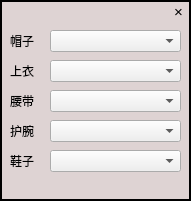
     <widget class="QGroupBox" name="groupBox_25">
      <property name="geometry">
       <rect>
        <x>1250</x>
        <y>410</y>
        <width>191</width>
        <height>201</height>
       </rect>
      </property>
      <property name="styleSheet">
       <string notr="true">QGroupBox{
	border-color: rgb(65, 54, 100);
	border: 2px solid;
	background-color: rgb(222, 211, 211)
}</string>
      </property>
      <property name="title">
       <string/>
      </property>
      <widget class="QPushButton" name="equip_close_button_4">
       <property name="geometry">
        <rect>
         <x>168</x>
         <y>2</y>
         <width>21</width>
         <height>20</height>
        </rect>
       </property>
       <property name="sizePolicy">
        <sizepolicy hsizetype="Fixed" vsizetype="Fixed">
         <horstretch>0</horstretch>
         <verstretch>0</verstretch>
        </sizepolicy>
       </property>
       <property name="font">
        <font>
         <pointsize>11</pointsize>
        </font>
       </property>
       <property name="styleSheet">
        <string notr="true">QPushButton{

	border-color: rgb(222, 211, 211);
	border: 0px solid;
	background-color: rgb(222, 211, 211);

}
QPushButton:hover{
	
	background-color: rgb(255, 104, 104)
}</string>
       </property>
       <property name="text">
        <string>×</string>
       </property>
      </widget>
      <widget class="QComboBox" name="comboBox_11">
       <property name="geometry">
        <rect>
         <x>50</x>
         <y>150</y>
         <width>131</width>
         <height>22</height>
        </rect>
       </property>
      </widget>
      <widget class="QComboBox" name="comboBox_9">
       <property name="geometry">
        <rect>
         <x>50</x>
         <y>90</y>
         <width>131</width>
         <height>22</height>
        </rect>
       </property>
      </widget>
      <widget class="QLabel" name="label_169">
       <property name="geometry">
        <rect>
         <x>10</x>
         <y>90</y>
         <width>31</width>
         <height>22</height>
        </rect>
       </property>
       <property name="text">
        <string>腰带</string>
       </property>
      </widget>
      <widget class="QComboBox" name="comboBox_7">
       <property name="geometry">
        <rect>
         <x>50</x>
         <y>30</y>
         <width>131</width>
         <height>22</height>
        </rect>
       </property>
      </widget>
      <widget class="QLabel" name="label_174">
       <property name="geometry">
        <rect>
         <x>10</x>
         <y>150</y>
         <width>31</width>
         <height>22</height>
        </rect>
       </property>
       <property name="text">
        <string>鞋子</string>
       </property>
      </widget>
      <widget class="QLabel" name="label_173">
       <property name="geometry">
        <rect>
         <x>10</x>
         <y>120</y>
         <width>31</width>
         <height>22</height>
        </rect>
       </property>
       <property name="text">
        <string>护腕</string>
       </property>
      </widget>
      <widget class="QComboBox" name="comboBox_10">
       <property name="geometry">
        <rect>
         <x>50</x>
         <y>120</y>
         <width>131</width>
         <height>22</height>
        </rect>
       </property>
      </widget>
      <widget class="QLabel" name="label_165">
       <property name="geometry">
        <rect>
         <x>10</x>
         <y>30</y>
         <width>31</width>
         <height>22</height>
        </rect>
       </property>
       <property name="text">
        <string>帽子</string>
       </property>
      </widget>
      <widget class="QComboBox" name="comboBox_8">
       <property name="geometry">
        <rect>
         <x>50</x>
         <y>60</y>
         <width>131</width>
         <height>22</height>
        </rect>
       </property>
      </widget>
      <widget class="QLabel" name="label_166">
       <property name="geometry">
        <rect>
         <x>10</x>
         <y>60</y>
         <width>31</width>
         <height>22</height>
        </rect>
       </property>
       <property name="text">
        <string>上衣</string>
       </property>
      </widget>
     </widget>
